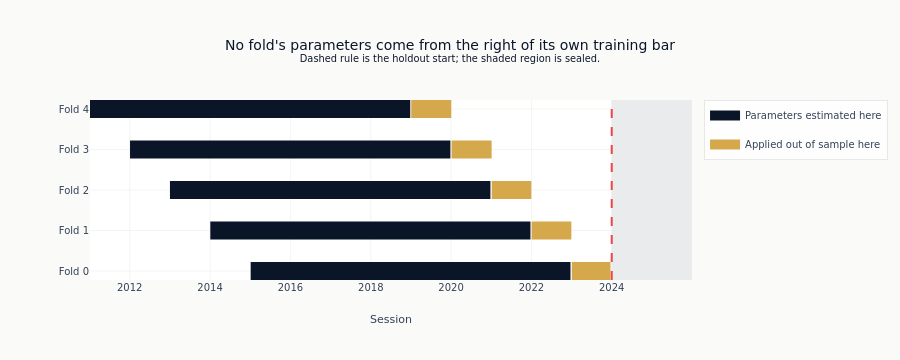

Here is the notebook cell this chart was saved with:
### Markdown cell above
### The Fold Contract

The figure draws what the saved artifact will contain: per fold, the window each
model's parameters are estimated on, the window they are then applied to out of
sample, and the sealed holdout. It is the one picture in which a parameter-level
leak would be visible - a fitted span reaching to the right of its own validation
span, or any span crossing the rule.

Every bar stops short of the rule, because `cme_futures` writes features for the CV
folds only. A downstream stage that needs a holdout *fold* gets one from
`append_holdout_fold_if_needed`.

The bars are fold windows, and they are not the artifact's row index. That is keyed
on `(fold, timestamp, product, position)` over the full price calendar, so rows
dated inside the seal do exist; what makes them sealed is which columns carry a
value. Section 7 prints that count per column. An unsupervised transform is sealed
on its *estimation* window, so a value emitted **for** a sealed date from a pre-seal
fit is what downstream needs.

Section 8 stops earlier than the rule again, on the outcome endpoint rather than the
decision date; that boundary is printed above and is too close to the rule to draw
apart from it here.

### Code cell
fig = go.Figure()
_span_style = {
    "Parameters estimated here": COLORS["blue"],
    "Applied out of sample here": COLORS["amber"],
}
_seen: set[str] = set()
for split in splits:
    row = f"Fold {split['fold']}"
    for kind, (start, end) in (
        ("Parameters estimated here", (split["train_start"], split["train_end"])),
        ("Applied out of sample here", (split["val_start"], split["val_end"])),
    ):
        fig.add_trace(
            go.Scatter(
                x=[pd.Timestamp(start).isoformat(), pd.Timestamp(end).isoformat()],
                y=[row, row],
                mode="lines",
                line={"width": 18, "color": _span_style[kind]},
                name=kind,
                legendgroup=kind,
                showlegend=kind not in _seen,
            )
        )
        _seen.add(kind)

fig.add_vrect(
    x0=pd.Timestamp(HOLDOUT_START).isoformat(),
    x1=pd.Timestamp(df["timestamp"].max()).isoformat(),
    fillcolor=COLORS["neutral"],
    opacity=0.10,
    line_width=0,
    layer="below",
)
fig.add_vline(
    x=pd.Timestamp(HOLDOUT_START).isoformat(), line_dash="dash", line_color=COLORS["negative"]
)
fig.update_layout(
    title=(
        "No fold's parameters come from the right of its own training bar"
        "<br><sup>Dashed rule is the holdout start; the shaded region is sealed.</sup>"
    ),
    xaxis_title="Session",
    yaxis_title="",
    height=360,
    margin={"l": 90},
)
fig.show()

### Figure 1 — Plotly figure (JSON) as saved in the notebook; plotly's stock layout.template omitted (floating-point values rounded to 4 significant figures)
{"data": [{"legendgroup": "Parameters estimated here", "line": {"color": "#0a1628", "width": 18}, "mode": "lines", "name": "Parameters estimated here", "showlegend": true, "type": "scatter", "x": ["2015-01-05T00:00:00", "2022-12-22T00:00:00"], "y": ["Fold 0", "Fold 0"]}, {"legendgroup": "Applied out of sample here", "line": {"color": "#D4A84B", "width": 18}, "mode": "lines", "name": "Applied out of sample here", "showlegend": true, "type": "scatter", "x": ["2023-01-03T00:00:00", "2023-12-21T00:00:00"], "y": ["Fold 0", "Fold 0"]}, {"legendgroup": "Parameters estimated here", "line": {"color": "#0a1628", "width": 18}, "mode": "lines", "name": "Parameters estimated here", "showlegend": false, "type": "scatter", "x": ["2014-01-03T00:00:00", "2021-12-23T00:00:00"], "y": ["Fold 1", "Fold 1"]}, {"legendgroup": "Applied out of sample here", "line": {"color": "#D4A84B", "width": 18}, "mode": "lines", "name": "Applied out of sample here", "showlegend": false, "type": "scatter", "x": ["2022-01-03T00:00:00", "2022-12-30T00:00:00"], "y": ["Fold 1", "Fold 1"]}, {"legendgroup": "Parameters estimated here", "line": {"color": "#0a1628", "width": 18}, "mode": "lines", "name": "Parameters estimated here", "showlegend": false, "type": "scatter", "x": ["2013-01-01T00:00:00", "2020-12-24T00:00:00"], "y": ["Fold 2", "Fold 2"]}, {"legendgroup": "Applied out of sample here", "line": {"color": "#D4A84B", "width": 18}, "mode": "lines", "name": "Applied out of sample here", "showlegend": false, "type": "scatter", "x": ["2021-01-05T00:00:00", "2021-12-31T00:00:00"], "y": ["Fold 2", "Fold 2"]}, {"legendgroup": "Parameters estimated here", "line": {"color": "#0a1628", "width": 18}, "mode": "lines", "name": "Parameters estimated here", "showlegend": false, "type": "scatter", "x": ["2012-01-04T00:00:00", "2019-12-26T00:00:00"], "y": ["Fold 3", "Fold 3"]}, {"legendgroup": "Applied out of sample here", "line": {"color": "#D4A84B", "width": 18}, "mode": "lines", "name": "Applied out of sample here", "showlegend": false, "type": "scatter", "x": ["2020-01-06T00:00:00", "2021-01-04T00:00:00"], "y": ["Fold 3", "Fold 3"]}, {"legendgroup": "Parameters estimated here", "line": {"color": "#0a1628", "width": 18}, "mode": "lines", "name": "Parameters estimated here", "showlegend": false, "type": "scatter", "x": ["2011-01-05T00:00:00", "2018-12-26T00:00:00"], "y": ["Fold 4", "Fold 4"]}, {"legendgroup": "Applied out of sample here", "line": {"color": "#D4A84B", "width": 18}, "mode": "lines", "name": "Applied out of sample here", "showlegend": false, "type": "scatter", "x": ["2019-01-04T00:00:00", "2020-01-03T00:00:00"], "y": ["Fold 4", "Fold 4"]}], "layout": {"height": 360, "margin": {"l": 90}, "shapes": [{"fillcolor": "#334155", "layer": "below", "line": {"width": 0}, "opacity": 0.1, "type": "rect", "x0": "2024-01-01T00:00:00", "x1": "2025-12-31T00:00:00", "xref": "x", "y0": 0, "y1": 1, "yref": "y domain"}, {"line": {"color": "#ef4444", "dash": "dash"}, "type": "line", "x0": "2024-01-01T00:00:00", "x1": "2024-01-01T00:00:00", "xref": "x", "y0": 0, "y1": 1, "yref": "y domain"}], "title": {"text": "No fold's parameters come from the right of its own training bar<br><sup>Dashed rule is the holdout start; the shaded region is sealed.</sup>"}, "xaxis": {"title": {"text": "Session"}}, "yaxis": {"title": {"text": ""}}}}
